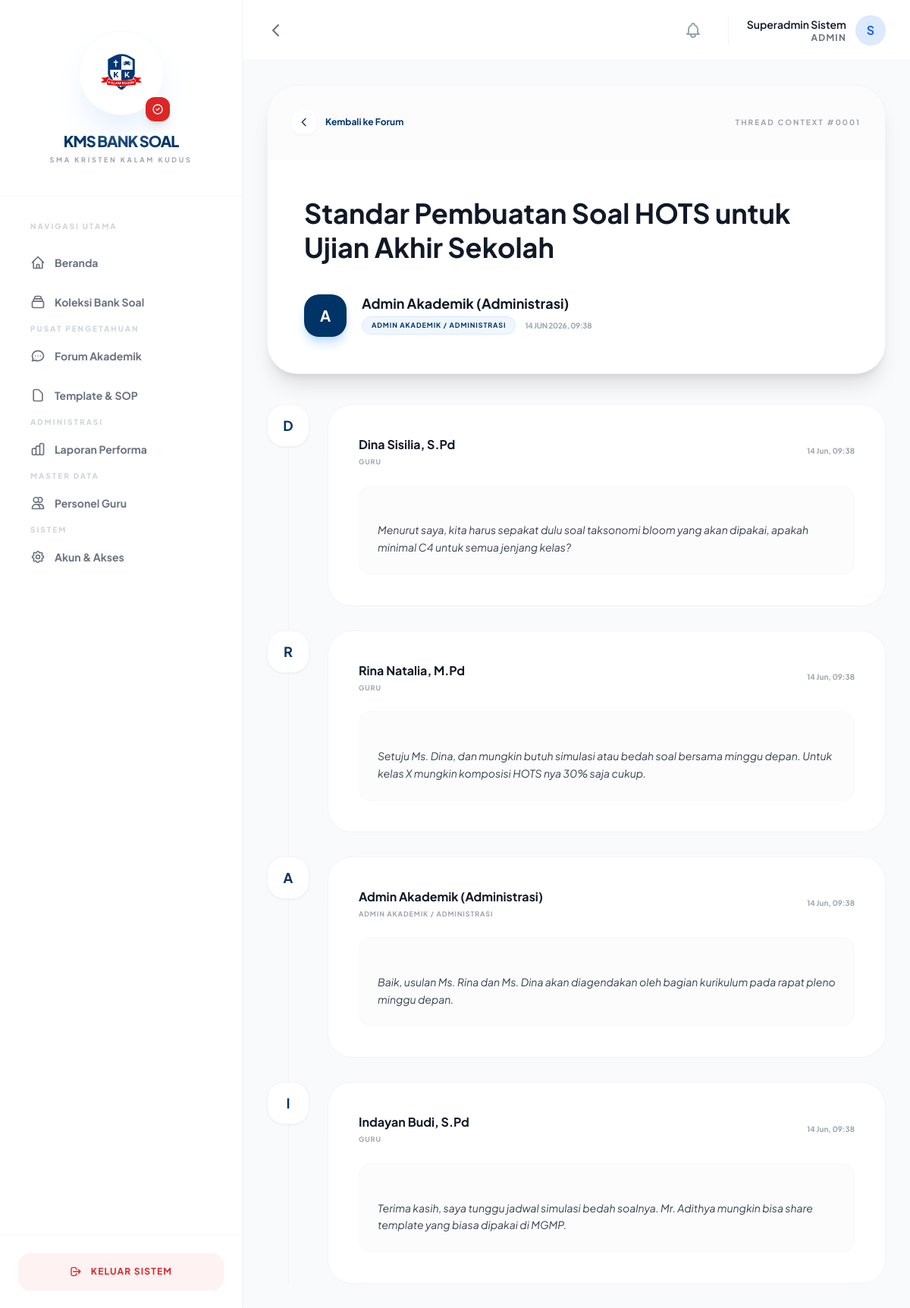
Page /forum-detail.php?id=1 (signed in) on the committed database.
### tables this page shows
CREATE TABLE `forum_topics` (
  `id` int(11) NOT NULL,
  `title` varchar(255) NOT NULL,
  `kategori_forum` varchar(50) DEFAULT 'Umum',
  `actor_id` int(11) DEFAULT NULL,
  `created_at` timestamp NOT NULL DEFAULT current_timestamp()
);

CREATE TABLE `forum_replies` (
  `id` int(11) NOT NULL,
  `topic_id` int(11) DEFAULT NULL,
  `actor_id` int(11) DEFAULT NULL,
  `message` text NOT NULL,
  `created_at` timestamp NOT NULL DEFAULT current_timestamp(),
  `is_edited` tinyint(1) DEFAULT 0
);

### forum-detail.php (the view, shortened to what this page needs)
<?php
require_once 'includes/header.php';
$topic_id = $_GET['id'] ?? null;
$stmt = $pdo->prepare("SELECT ft.*,
                       COALESCE(
                           (SELECT full_name FROM staff WHERE identity_id = ft.actor_id),
                           (SELECT full_name FROM teachers WHERE identity_id = ft.actor_id)
                       ) as full_name,
                       COALESCE(
                           (SELECT r.role_name FROM staff s JOIN roles r ON s.role_id = r.id WHERE s.identity_id = ft.actor_id),
                           'Guru'
                       ) as role_name
                       FROM forum_topics ft
                       WHERE ft.id = ?");
$stmt->execute([$topic_id]);
$topic = $stmt->fetch();
$stmt = $pdo->prepare("SELECT fr.*,
                       COALESCE(
                           (SELECT full_name FROM staff WHERE identity_id = fr.actor_id),
                           (SELECT full_name FROM teachers WHERE identity_id = fr.actor_id)
                       ) as full_name,
                       COALESCE(
                           (SELECT r.role_name FROM staff s JOIN roles r ON s.role_id = r.id WHERE s.identity_id = fr.actor_id),
                           'Guru'
                       ) as role_name
                       FROM forum_replies fr
                       WHERE fr.topic_id = ?
                       ORDER BY fr.created_at ASC");
$stmt->execute([$topic_id]);
$replies = $stmt->fetchAll();
?>
<div class="max-w-5xl mx-auto space-y-10">
    <div class="bg-white rounded-[40px] border border-gray-100 shadow-xl overflow-hidden">
        <div class="p-8 border-b border-gray-50 flex items-center justify-between bg-gray-50/50">
            <a href="forum.php" class="flex items-center text-primary font-bold text-xs group">
                <div class="p-2 bg-white rounded-xl shadow-sm mr-3 group-hover:bg-primary group-hover:text-white transition-all">
                    <svg class="w-4 h-4" fill="none" stroke="currentColor" viewBox="0 0 24 24"><path stroke-linecap="round" stroke-linejoin="round" stroke-width="2" d="M15 19l-7-7 7-7"></path></svg>
                </div>
                Kembali ke Forum
            </a>
            <span class="text-[10px] font-bold text-gray-400 uppercase tracking-[0.2em]">Thread Context #<?php echo str_pad($topic['id'], 4, '0', STR_PAD_LEFT); ?></span>
        </div>
        <div class="p-12">
            <h2 class="text-4xl font-bold text-gray-900 leading-tight mb-10"><?php echo $topic['title']; ?></h2>
            <div class="flex items-center space-x-5">
                <div class="w-14 h-14 rounded-[20px] bg-primary text-white flex items-center justify-center font-bold text-xl shadow-lg shadow-blue-200"><?php echo strtoupper(substr($topic['full_name'], 0, 1)); ?></div>
                <div>
                    <p class="text-lg font-bold text-gray-900 leading-none"><?php echo $topic['full_name']; ?></p>
                    <div class="flex items-center space-x-3 mt-2">
                        <span class="px-3 py-1 bg-blue-50 text-primary text-[9px] font-bold rounded-full uppercase tracking-widest border border-blue-100"><?php echo $topic['role_name']; ?></span>
                        <span class="text-[10px] text-gray-400 font-bold uppercase tracking-tight"><?php echo date('d M Y, H:i', strtotime($topic['created_at'])); ?></span>
                    </div>
                </div>
            </div>
        </div>
    </div>
    <div class="space-y-8 relative">
        <?php foreach ($replies as $reply): ?>
        <div class="flex space-x-6 relative z-10 group">
            <div class="flex-shrink-0 w-14 h-14 rounded-[22px] bg-white border border-gray-100 shadow-sm flex items-center justify-center text-primary font-bold text-lg group-hover:scale-110 transition-transform duration-300"><?php echo strtoupper(substr($reply['full_name'], 0, 1)); ?></div>
            <div class="flex-1 bg-white border border-gray-100 shadow-xl shadow-gray-50 rounded-[32px] p-10 group-hover:border-primary/20 transition-all duration-300">
                <div class="flex justify-between items-center mb-6">
                    <div>
                        <span class="text-base font-bold text-gray-900"><?php echo $reply['full_name']; ?></span>
                        <p class="text-[9px] text-gray-400 font-bold uppercase tracking-widest mt-1"><?php echo $reply['role_name']; ?></p>
                    </div>
                    <div class="text-right">
                         <p class="text-[10px] text-gray-400 font-bold">
                             <?php echo date('d M, H:i', strtotime($reply['created_at'])); ?>
                         </p>
                    </div>
                </div>
                <div id="reply-view-<?php echo $reply['id']; ?>">
                    <div class="text-gray-700 text-sm leading-relaxed whitespace-pre-line bg-gray-50/50 p-6 rounded-2xl border border-gray-50 italic" id="reply-text-<?php echo $reply['id']; ?>">
                        <?php echo htmlspecialchars($reply['message']); ?>
                    </div>
                </div>
            </div>
        </div>
        <?php endforeach; ?>
    </div>
</div>
<?php require_once 'includes/footer.php'; ?>

### includes/header.php (style rules this page uses)
body { font-family: 'Plus Jakarta Sans', sans-serif; background-color: #F8FAFC; color: #1E293B; }

### rows in the picture
forum_topics: id "0001", title "Standar Pembuatan Soal HOTS untuk Ujian Akhir Sekolah", created_at "14 JUN 2026, 09:38"
forum_replies: full_name "D", full_name "Dina Sisilia, S.Pd", role_name "GURU", created_at "14 Jun, 09:38", message "Menurut saya, kita harus sepakat dulu soal taksonomi bloom yang akan dipakai, apakah minimal C4 untuk semua jenjang kelas?"
forum_replies: full_name "R", full_name "Rina Natalia, M.Pd", role_name "GURU", created_at "14 Jun, 09:38", message "Setuju Ms. Dina, dan mungkin butuh simulasi atau bedah soal bersama minggu depan. Untuk kelas X mungkin komposisi HOTS nya 30% saja cukup."
forum_replies: full_name "A", full_name "Admin Akademik (Administrasi)", role_name "ADMIN AKADEMIK / ADMINISTRASI", created_at "14 Jun, 09:38", message "Baik, usulan Ms. Rina dan Ms. Dina akan diagendakan oleh bagian kurikulum pada rapat pleno minggu depan."
forum_replies: full_name "I", full_name "Indayan Budi, S.Pd", role_name "GURU", created_at "14 Jun, 09:38", message "Terima kasih, saya tunggu jadwal simulasi bedah soalnya. Mr. Adithya mungkin bisa share template yang biasa dipakai di MGMP."

### other values in the picture
$_SESSION['full_name'] "Superadmin Sistem"
$_SESSION['role_name'] "ADMIN"
substr($_SESSION['full_name'], 0, 1) "S"
substr($topic['full_name'], 0, 1) "A"
$topic['full_name'] "Admin Akademik (Administrasi)"
$topic['role_name'] "ADMIN AKADEMIK / ADMINISTRASI"
